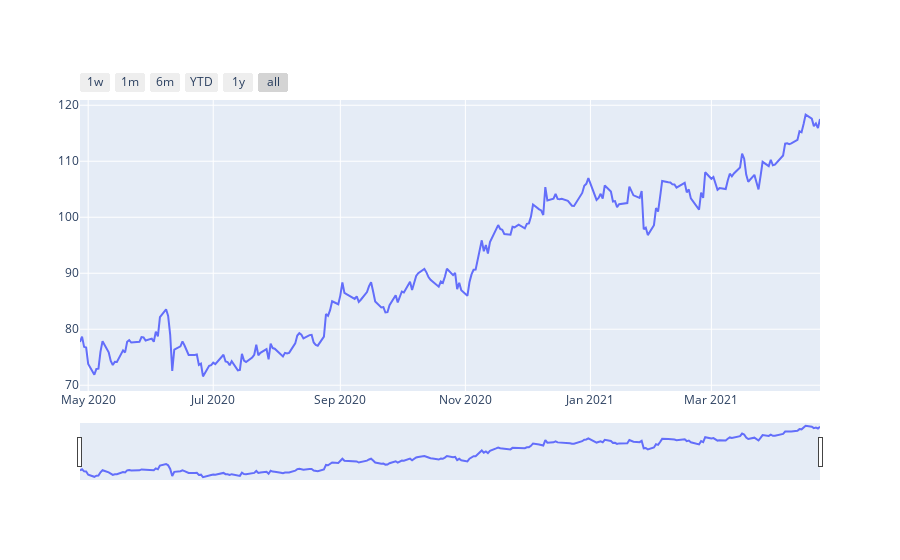

Notebook code cell kept with this figure:
### Markdown cell above
Let's viualize this series and plot it's histogram to get some insights on data structure:

### Code cell
plot_ts(df)

### Figure 1 — Plotly figure (JSON) as saved in the notebook; plotly's stock layout.template omitted (floating-point values rounded to 4 significant figures; data arrays with more than 128 entries replaced by an {"elided": "..."} marker saying what was removed)
{"data": [{"type": "scatter", "x": {"elided": "251 str values"}, "y": {"elided": "251 float values"}}], "layout": {"xaxis": {"rangeselector": {"buttons": [{"count": 7, "label": "1w", "step": "day", "stepmode": "backward"}, {"count": 1, "label": "1m", "step": "month", "stepmode": "backward"}, {"count": 6, "label": "6m", "step": "month", "stepmode": "backward"}, {"count": 1, "label": "YTD", "step": "year", "stepmode": "todate"}, {"count": 1, "label": "1y", "step": "year", "stepmode": "backward"}, {"step": "all"}]}, "rangeslider": {"visible": true}, "type": "date"}}}
